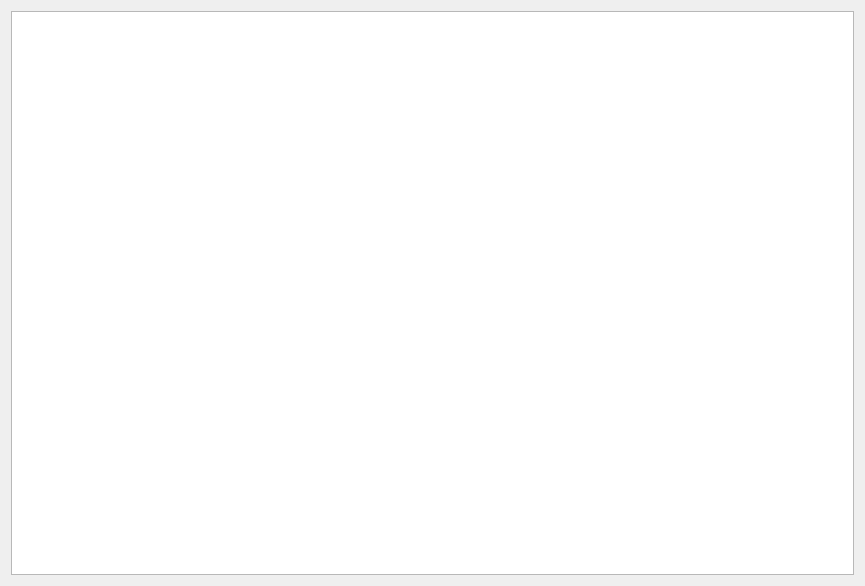
<?xml version="1.0" encoding="UTF-8"?>
<ui version="4.0">
 <class>showpdfForm</class>
 <widget class="QWidget" name="showpdfForm">
  <property name="geometry">
   <rect>
    <x>0</x>
    <y>0</y>
    <width>865</width>
    <height>586</height>
   </rect>
  </property>
  <property name="windowTitle">
   <string>Form</string>
  </property>
  <layout class="QHBoxLayout" name="horizontalLayout">
   <item>
    <widget class="QTableWidget" name="tableWidget">
     <property name="minimumSize">
      <size>
       <width>843</width>
       <height>564</height>
      </size>
     </property>
    </widget>
   </item>
  </layout>
 </widget>
 <resources/>
 <connections/>
</ui>
